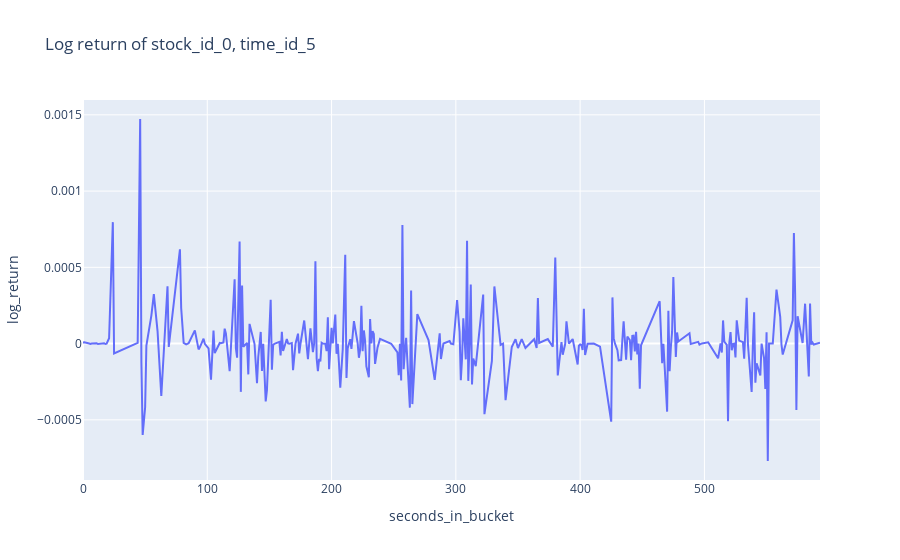

Source (notebook cell):
### Markdown cell above
Let's plot the tick-to-tick return of this instrument over this time bucket

### Code cell
fig = px.line(book_example, x="seconds_in_bucket", y="log_return", title='Log return of stock_id_0, time_id_5')
fig.show()

### Figure 1 — Plotly figure (JSON) as saved in the notebook; plotly's stock layout.template omitted (floating-point values rounded to 4 significant figures; data arrays with more than 128 entries replaced by an {"elided": "..."} marker saying what was removed)
{"data": [{"hovertemplate": "seconds_in_bucket=%{x}<br>log_return=%{y}<extra></extra>", "legendgroup": "", "line": {"color": "#636efa", "dash": "solid"}, "mode": "lines", "name": "", "orientation": "v", "showlegend": false, "type": "scatter", "x": {"elided": "302 int values"}, "xaxis": "x", "y": {"elided": "302 float values"}, "yaxis": "y"}], "layout": {"legend": {"tracegroupgap": 0}, "title": {"text": "Log return of stock_id_0, time_id_5"}, "xaxis": {"anchor": "y", "domain": [0, 1], "title": {"text": "seconds_in_bucket"}}, "yaxis": {"anchor": "x", "domain": [0, 1], "title": {"text": "log_return"}}}}
